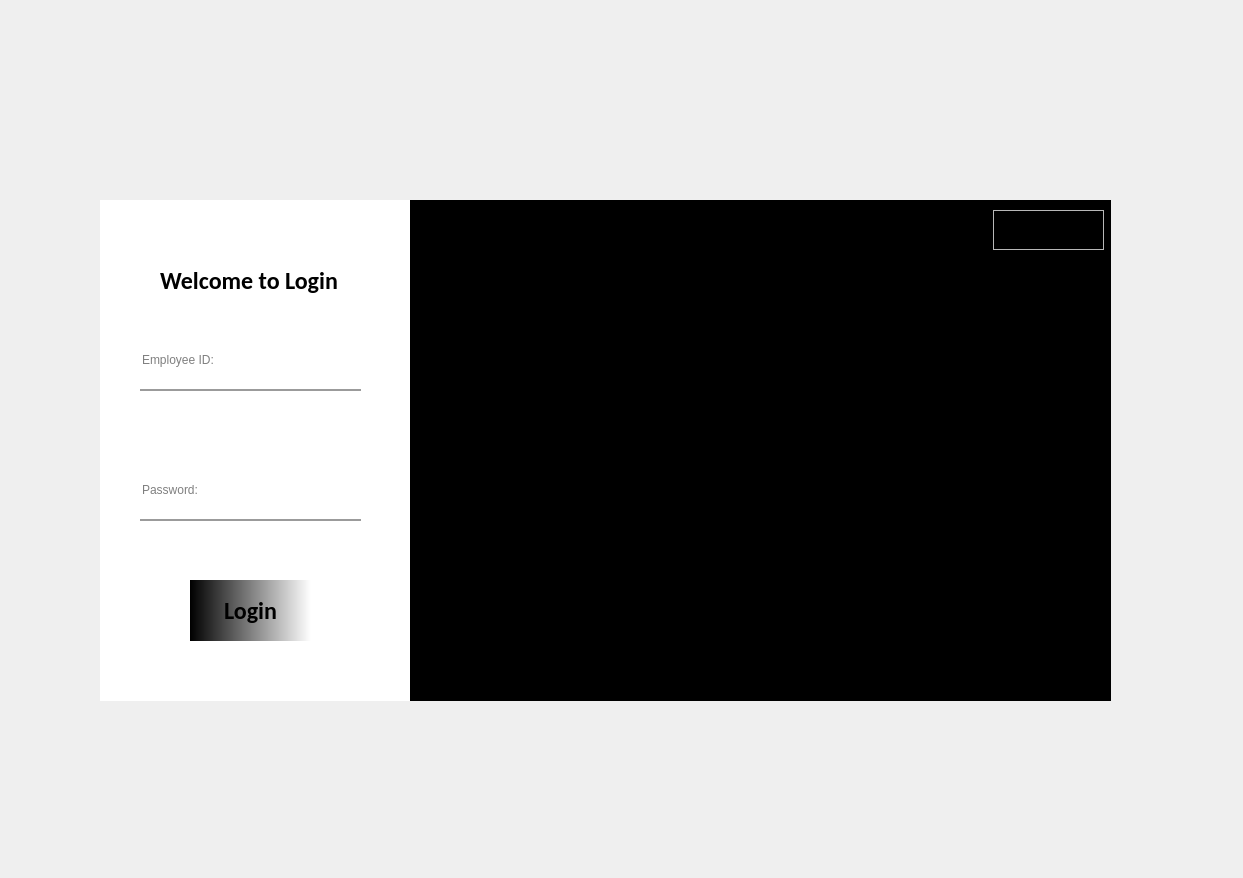
<?xml version="1.0" encoding="UTF-8"?>
<ui version="4.0">
 <class>MainWindow</class>
 <widget class="QMainWindow" name="MainWindow">
  <property name="geometry">
   <rect>
    <x>0</x>
    <y>0</y>
    <width>1243</width>
    <height>878</height>
   </rect>
  </property>
  <property name="windowTitle">
   <string>MainWindow</string>
  </property>
  <widget class="QWidget" name="centralwidget">
   <widget class="QLabel" name="label">
    <property name="geometry">
     <rect>
      <x>100</x>
      <y>200</y>
      <width>311</width>
      <height>501</height>
     </rect>
    </property>
    <property name="font">
     <font>
      <weight>50</weight>
      <bold>false</bold>
     </font>
    </property>
    <property name="styleSheet">
     <string notr="true">background-color: rgb(255, 255, 255);</string>
    </property>
    <property name="text">
     <string/>
    </property>
   </widget>
   <widget class="QLabel" name="label_2">
    <property name="geometry">
     <rect>
      <x>410</x>
      <y>200</y>
      <width>701</width>
      <height>501</height>
     </rect>
    </property>
    <property name="styleSheet">
     <string notr="true">border-image: url(:/images/images/Daxsonics-Logo-Padded.png);
background-color: rgb(0, 0, 0);</string>
    </property>
    <property name="text">
     <string/>
    </property>
   </widget>
   <widget class="QLabel" name="label_3">
    <property name="geometry">
     <rect>
      <x>160</x>
      <y>250</y>
      <width>181</width>
      <height>61</height>
     </rect>
    </property>
    <property name="font">
     <font>
      <family>Calibri</family>
      <pointsize>18</pointsize>
      <weight>75</weight>
      <bold>true</bold>
     </font>
    </property>
    <property name="text">
     <string>Welcome to Login</string>
    </property>
   </widget>
   <widget class="QPushButton" name="pushButton">
    <property name="geometry">
     <rect>
      <x>190</x>
      <y>580</y>
      <width>121</width>
      <height>61</height>
     </rect>
    </property>
    <property name="font">
     <font>
      <family>Calibri</family>
      <pointsize>18</pointsize>
      <weight>75</weight>
      <bold>true</bold>
     </font>
    </property>
    <property name="styleSheet">
     <string notr="true">QPushButton{
	background-color: qlineargradient(spread:pad, x1:0, y1:0, x2:1, y2:0, stop:0 rgba(0, 0, 0, 255), stop:1 rgba(255, 255, 255, 255));
	color: rgb(0, 0, 0);
	border:none;
}
QPushButton:pressed{
	padding-left:5px;
	padding-top:5px;
}</string>
    </property>
    <property name="text">
     <string>Login</string>
    </property>
   </widget>
   <widget class="QLineEdit" name="lineEdit">
    <property name="geometry">
     <rect>
      <x>140</x>
      <y>330</y>
      <width>221</width>
      <height>61</height>
     </rect>
    </property>
    <property name="styleSheet">
     <string notr="true">border:none;
border-bottom:2px solid rgba(0,0,0,100);
background-color: rgba(0,0,0,0);</string>
    </property>
    <property name="placeholderText">
     <string>Employee ID:</string>
    </property>
   </widget>
   <widget class="QLineEdit" name="lineEdit_2">
    <property name="geometry">
     <rect>
      <x>140</x>
      <y>460</y>
      <width>221</width>
      <height>61</height>
     </rect>
    </property>
    <property name="styleSheet">
     <string notr="true">border:none;
border-bottom:2px solid rgba(0,0,0,100);
background-color: rgba(0,0,0,0);</string>
    </property>
    <property name="echoMode">
     <enum>QLineEdit::Password</enum>
    </property>
    <property name="placeholderText">
     <string>Password:</string>
    </property>
   </widget>
   <widget class="QFrame" name="frame">
    <property name="geometry">
     <rect>
      <x>993</x>
      <y>210</y>
      <width>111</width>
      <height>40</height>
     </rect>
    </property>
    <property name="styleSheet">
     <string notr="true">QPushButton{
	border:none;
}
QPushButton:hover{
	padding-bottom:5px;
}</string>
    </property>
    <property name="frameShape">
     <enum>QFrame::StyledPanel</enum>
    </property>
    <property name="frameShadow">
     <enum>QFrame::Raised</enum>
    </property>
    <layout class="QHBoxLayout" name="horizontalLayout">
     <item>
      <widget class="QPushButton" name="pushButton_2">
       <property name="styleSheet">
        <string notr="true"/>
       </property>
       <property name="text">
        <string/>
       </property>
       <property name="icon">
        <iconset resource="res.qrc">
         <normaloff>:/icons/icons/Minus-256.png</normaloff>:/icons/icons/Minus-256.png</iconset>
       </property>
       <property name="iconSize">
        <size>
         <width>20</width>
         <height>20</height>
        </size>
       </property>
      </widget>
     </item>
     <item>
      <widget class="QPushButton" name="pushButton_3">
       <property name="styleSheet">
        <string notr="true"/>
       </property>
       <property name="text">
        <string/>
       </property>
       <property name="icon">
        <iconset resource="res.qrc">
         <normaloff>:/icons/icons/Close-256.png</normaloff>:/icons/icons/Close-256.png</iconset>
       </property>
       <property name="iconSize">
        <size>
         <width>20</width>
         <height>20</height>
        </size>
       </property>
      </widget>
     </item>
    </layout>
   </widget>
  </widget>
 </widget>
 <resources>
  <include location="res.qrc"/>
 </resources>
 <connections>
  <connection>
   <sender>pushButton_3</sender>
   <signal>clicked()</signal>
   <receiver>MainWindow</receiver>
   <slot>close()</slot>
   <hints>
    <hint type="sourcelabel">
     <x>1074</x>
     <y>230</y>
    </hint>
    <hint type="destinationlabel">
     <x>1139</x>
     <y>126</y>
    </hint>
   </hints>
  </connection>
  <connection>
   <sender>pushButton_2</sender>
   <signal>clicked()</signal>
   <receiver>MainWindow</receiver>
   <slot>showMinimized()</slot>
   <hints>
    <hint type="sourcelabel">
     <x>1022</x>
     <y>231</y>
    </hint>
    <hint type="destinationlabel">
     <x>989</x>
     <y>139</y>
    </hint>
   </hints>
  </connection>
 </connections>
</ui>
